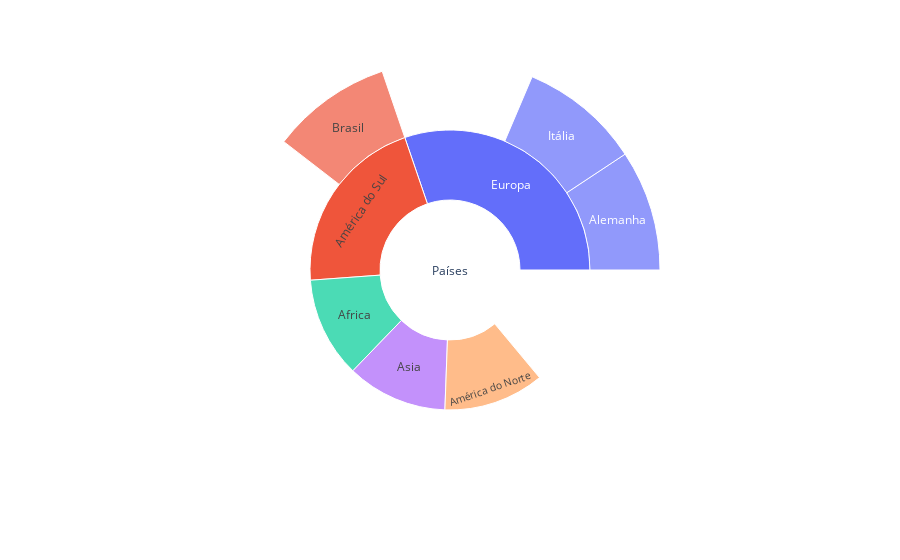

Notebook code for this chart:
### Code cell
import plotly.express as px
data = dict(
    character=["Países", "Africa", "Europa", "Alemanha", "Itália", "Asia", "América do Sul", "Brasil", "América do Norte"],
    parent=["", "Países", "Países", "Europa", "Europa", "Países", "Países", "América do Sul", "Países" ],
    value=[12, 10, 10, 8, 8, 10, 10, 8, 10])

fig = px.sunburst(
    data,
    names='character',
    parents='parent',
    values='value',
)
fig.show()

### Figure 1 — Plotly figure (JSON) as saved in the notebook; plotly's stock layout.template omitted (floating-point values rounded to 4 significant figures)
{"data": [{"domain": {"x": [0, 1], "y": [0, 1]}, "hovertemplate": "character=%{label}<br>value=%{value}<br>parent=%{parent}<extra></extra>", "labels": ["Países", "Africa", "Europa", "Alemanha", "Itália", "Asia", "América do Sul", "Brasil", "América do Norte"], "level": "Países", "name": "", "parents": ["", "Países", "Países", "Europa", "Europa", "Países", "Países", "América do Sul", "Países"], "type": "sunburst", "values": [12, 10, 10, 8, 8, 10, 10, 8, 10]}], "layout": {"autosize": true, "legend": {"tracegroupgap": 0}, "margin": {"t": 60}}}
